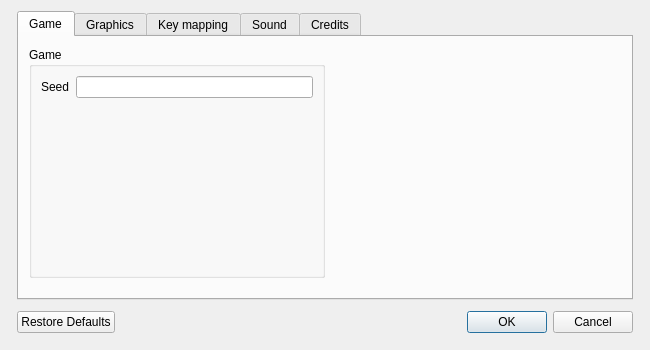
<?xml version="1.0" encoding="UTF-8"?>
<ui version="4.0">
 <class>OptionsDialog</class>
 <widget class="QDialog" name="OptionsDialog">
  <property name="minimumSize">
   <size>
    <width>650</width>
    <height>350</height>
   </size>
  </property>
  <property name="maximumSize">
   <size>
    <width>650</width>
    <height>350</height>
   </size>
  </property>
  <property name="windowTitle">
   <string>Options for The Runic Orbs client</string>
  </property>
  <layout class="QVBoxLayout" name="verticalLayout">
   <property name="leftMargin">
    <number>17</number>
   </property>
   <property name="rightMargin">
    <number>17</number>
   </property>
   <property name="bottomMargin">
    <number>17</number>
   </property>
   <item>
    <widget class="QTabWidget" name="tabOption">
     <property name="currentIndex">
      <number>0</number>
     </property>
     <widget class="QWidget" name="gameTab">
      <attribute name="title">
       <string>Game</string>
      </attribute>
      <widget class="QWidget" name="layoutWidget">
       <property name="geometry">
        <rect>
         <x>10</x>
         <y>10</y>
         <width>591</width>
         <height>231</height>
        </rect>
       </property>
       <layout class="QHBoxLayout" name="horizontalLayout">
        <item>
         <layout class="QVBoxLayout" name="gameVerticalLayout">
          <item>
           <widget class="QGroupBox" name="groupBox">
            <property name="title">
             <string>Game</string>
            </property>
            <layout class="QVBoxLayout" name="verticalLayout_4">
             <item>
              <layout class="QHBoxLayout" name="seedHozizontalLayout">
               <item>
                <widget class="QLabel" name="seedLabel">
                 <property name="text">
                  <string>Seed</string>
                 </property>
                </widget>
               </item>
               <item>
                <widget class="QLineEdit" name="seedLineEdit"/>
               </item>
              </layout>
             </item>
             <item>
              <spacer name="verticalSpacer">
               <property name="orientation">
                <enum>Qt::Vertical</enum>
               </property>
               <property name="sizeHint" stdset="0">
                <size>
                 <width>20</width>
                 <height>40</height>
                </size>
               </property>
              </spacer>
             </item>
            </layout>
           </widget>
          </item>
         </layout>
        </item>
        <item>
         <spacer name="horizontalSpacer_2">
          <property name="orientation">
           <enum>Qt::Horizontal</enum>
          </property>
          <property name="sizeHint" stdset="0">
           <size>
            <width>40</width>
            <height>20</height>
           </size>
          </property>
         </spacer>
        </item>
       </layout>
      </widget>
     </widget>
     <widget class="QWidget" name="graphicTab">
      <attribute name="title">
       <string>Graphics</string>
      </attribute>
      <widget class="QWidget" name="horizontalLayoutWidget">
       <property name="geometry">
        <rect>
         <x>9</x>
         <y>10</y>
         <width>591</width>
         <height>231</height>
        </rect>
       </property>
       <layout class="QHBoxLayout" name="horizontalLayout_2">
        <item>
         <widget class="QGroupBox" name="graphicsGroupBox">
          <property name="title">
           <string>Performance</string>
          </property>
          <layout class="QVBoxLayout" name="verticalLayout_5">
           <item>
            <layout class="QHBoxLayout" name="FPSHorizontalLayout">
             <item>
              <widget class="QLabel" name="FPSLabel">
               <property name="sizePolicy">
                <sizepolicy hsizetype="Expanding" vsizetype="Preferred">
                 <horstretch>0</horstretch>
                 <verstretch>0</verstretch>
                </sizepolicy>
               </property>
               <property name="text">
                <string>Target FPS</string>
               </property>
              </widget>
             </item>
             <item>
              <widget class="QSpinBox" name="FPSSpinBox">
               <property name="sizePolicy">
                <sizepolicy hsizetype="Minimum" vsizetype="Fixed">
                 <horstretch>0</horstretch>
                 <verstretch>0</verstretch>
                </sizepolicy>
               </property>
               <property name="minimum">
                <number>1</number>
               </property>
               <property name="maximum">
                <number>500</number>
               </property>
              </widget>
             </item>
            </layout>
           </item>
           <item>
            <layout class="QHBoxLayout" name="horizontalLayout_3">
             <item>
              <widget class="QLabel" name="label_9">
               <property name="sizePolicy">
                <sizepolicy hsizetype="Expanding" vsizetype="Preferred">
                 <horstretch>0</horstretch>
                 <verstretch>0</verstretch>
                </sizepolicy>
               </property>
               <property name="text">
                <string>View distance</string>
               </property>
              </widget>
             </item>
             <item>
              <widget class="QSpinBox" name="viewDistanceSpinBox"/>
             </item>
            </layout>
           </item>
           <item>
            <layout class="QHBoxLayout" name="horizontalLayout_5">
             <item>
              <widget class="QLabel" name="label_11">
               <property name="sizePolicy">
                <sizepolicy hsizetype="Expanding" vsizetype="Preferred">
                 <horstretch>0</horstretch>
                 <verstretch>0</verstretch>
                </sizepolicy>
               </property>
               <property name="text">
                <string>Smooth shades</string>
               </property>
              </widget>
             </item>
             <item>
              <widget class="QCheckBox" name="smoothShadesCheckBox">
               <property name="layoutDirection">
                <enum>Qt::RightToLeft</enum>
               </property>
              </widget>
             </item>
            </layout>
           </item>
           <item>
            <layout class="QHBoxLayout" name="horizontalLayout_6">
             <item>
              <widget class="QLabel" name="antialiasingLabel">
               <property name="sizePolicy">
                <sizepolicy hsizetype="Expanding" vsizetype="Preferred">
                 <horstretch>0</horstretch>
                 <verstretch>0</verstretch>
                </sizepolicy>
               </property>
               <property name="text">
                <string>Antialiasing</string>
               </property>
              </widget>
             </item>
             <item>
              <widget class="QCheckBox" name="antialiasingCheckBox">
               <property name="layoutDirection">
                <enum>Qt::RightToLeft</enum>
               </property>
              </widget>
             </item>
            </layout>
           </item>
           <item>
            <spacer name="verticalSpacer_2">
             <property name="orientation">
              <enum>Qt::Vertical</enum>
             </property>
             <property name="sizeHint" stdset="0">
              <size>
               <width>20</width>
               <height>40</height>
              </size>
             </property>
            </spacer>
           </item>
          </layout>
         </widget>
        </item>
        <item>
         <widget class="QGroupBox" name="graphicsGroupBox_2">
          <property name="title">
           <string>Texture</string>
          </property>
          <layout class="QVBoxLayout" name="verticalLayout_6">
           <item>
            <layout class="QHBoxLayout" name="FPSHorizontalLayout_2">
             <item>
              <widget class="QLabel" name="FPSLabel_2">
               <property name="sizePolicy">
                <sizepolicy hsizetype="Expanding" vsizetype="Preferred">
                 <horstretch>0</horstretch>
                 <verstretch>0</verstretch>
                </sizepolicy>
               </property>
               <property name="text">
                <string>Texture filtering</string>
               </property>
              </widget>
             </item>
             <item>
              <widget class="QComboBox" name="textureFilteringComboBox">
               <item>
                <property name="text">
                 <string>None</string>
                </property>
               </item>
               <item>
                <property name="text">
                 <string>Mipmaps (recommended)</string>
                </property>
               </item>
               <item>
                <property name="text">
                 <string>Bilinear with mipmaps</string>
                </property>
               </item>
               <item>
                <property name="text">
                 <string>Trilinear with mipmaps</string>
                </property>
               </item>
              </widget>
             </item>
            </layout>
           </item>
           <item>
            <spacer name="verticalSpacer_3">
             <property name="orientation">
              <enum>Qt::Vertical</enum>
             </property>
             <property name="sizeHint" stdset="0">
              <size>
               <width>20</width>
               <height>40</height>
              </size>
             </property>
            </spacer>
           </item>
          </layout>
         </widget>
        </item>
       </layout>
      </widget>
     </widget>
     <widget class="QWidget" name="keyTab">
      <attribute name="title">
       <string>Key mapping</string>
      </attribute>
      <widget class="QWidget" name="horizontalLayoutWidget_2">
       <property name="geometry">
        <rect>
         <x>10</x>
         <y>10</y>
         <width>591</width>
         <height>231</height>
        </rect>
       </property>
       <layout class="QHBoxLayout" name="horizontalLayout_4">
        <item>
         <widget class="QGroupBox" name="movingGroupBox">
          <property name="title">
           <string>Moving</string>
          </property>
          <layout class="QVBoxLayout" name="_2">
           <item>
            <layout class="QGridLayout" name="gridLayout">
             <item row="0" column="0">
              <widget class="QPushButton" name="buttonUp"/>
             </item>
             <item row="0" column="2">
              <widget class="QPushButton" name="buttonLeft"/>
             </item>
             <item row="1" column="0">
              <widget class="QPushButton" name="buttonDown"/>
             </item>
             <item row="1" column="2">
              <widget class="QPushButton" name="buttonRight"/>
             </item>
             <item row="0" column="1">
              <widget class="QLabel" name="label">
               <property name="text">
                <string>Forward</string>
               </property>
              </widget>
             </item>
             <item row="0" column="3">
              <widget class="QLabel" name="label_2">
               <property name="text">
                <string>Left</string>
               </property>
              </widget>
             </item>
             <item row="1" column="1">
              <widget class="QLabel" name="label_3">
               <property name="text">
                <string>Backwards</string>
               </property>
              </widget>
             </item>
             <item row="1" column="3">
              <widget class="QLabel" name="label_4">
               <property name="text">
                <string>Right</string>
               </property>
              </widget>
             </item>
             <item row="2" column="0">
              <widget class="QPushButton" name="buttonJump"/>
             </item>
             <item row="2" column="1">
              <widget class="QLabel" name="label_5">
               <property name="text">
                <string>Jump</string>
               </property>
              </widget>
             </item>
            </layout>
           </item>
          </layout>
         </widget>
        </item>
       </layout>
      </widget>
     </widget>
     <widget class="QWidget" name="soundTab">
      <property name="enabled">
       <bool>false</bool>
      </property>
      <attribute name="title">
       <string>Sound</string>
      </attribute>
      <layout class="QGridLayout" name="gridLayout_2">
       <item row="0" column="0">
        <widget class="QSlider" name="globalSoundSlider">
         <property name="sizePolicy">
          <sizepolicy hsizetype="Expanding" vsizetype="Expanding">
           <horstretch>0</horstretch>
           <verstretch>0</verstretch>
          </sizepolicy>
         </property>
         <property name="orientation">
          <enum>Qt::Vertical</enum>
         </property>
        </widget>
       </item>
       <item row="1" column="0">
        <widget class="QLabel" name="label_6">
         <property name="sizePolicy">
          <sizepolicy hsizetype="Expanding" vsizetype="Preferred">
           <horstretch>0</horstretch>
           <verstretch>0</verstretch>
          </sizepolicy>
         </property>
         <property name="text">
          <string>Global</string>
         </property>
         <property name="alignment">
          <set>Qt::AlignCenter</set>
         </property>
        </widget>
       </item>
       <item row="0" column="1">
        <widget class="QSlider" name="musicSoundSlider">
         <property name="sizePolicy">
          <sizepolicy hsizetype="Expanding" vsizetype="Expanding">
           <horstretch>0</horstretch>
           <verstretch>0</verstretch>
          </sizepolicy>
         </property>
         <property name="orientation">
          <enum>Qt::Vertical</enum>
         </property>
        </widget>
       </item>
       <item row="1" column="1">
        <widget class="QLabel" name="label_7">
         <property name="sizePolicy">
          <sizepolicy hsizetype="Expanding" vsizetype="Preferred">
           <horstretch>0</horstretch>
           <verstretch>0</verstretch>
          </sizepolicy>
         </property>
         <property name="text">
          <string>Music</string>
         </property>
         <property name="alignment">
          <set>Qt::AlignCenter</set>
         </property>
        </widget>
       </item>
       <item row="0" column="2">
        <widget class="QSlider" name="effectsSoundSlider">
         <property name="sizePolicy">
          <sizepolicy hsizetype="Expanding" vsizetype="Expanding">
           <horstretch>0</horstretch>
           <verstretch>0</verstretch>
          </sizepolicy>
         </property>
         <property name="orientation">
          <enum>Qt::Vertical</enum>
         </property>
        </widget>
       </item>
       <item row="1" column="2">
        <widget class="QLabel" name="label_8">
         <property name="sizePolicy">
          <sizepolicy hsizetype="Expanding" vsizetype="Preferred">
           <horstretch>0</horstretch>
           <verstretch>0</verstretch>
          </sizepolicy>
         </property>
         <property name="text">
          <string>Effects</string>
         </property>
         <property name="alignment">
          <set>Qt::AlignCenter</set>
         </property>
        </widget>
       </item>
      </layout>
     </widget>
     <widget class="QWidget" name="creditsTab">
      <attribute name="title">
       <string>Credits</string>
      </attribute>
      <widget class="QWidget" name="verticalLayoutWidget">
       <property name="geometry">
        <rect>
         <x>10</x>
         <y>11</y>
         <width>591</width>
         <height>231</height>
        </rect>
       </property>
       <layout class="QVBoxLayout" name="creditsVerticalLayout">
        <item>
         <widget class="QTextBrowser" name="creditsTextBrowser">
          <property name="html">
           <string notr="true">&lt;!DOCTYPE HTML PUBLIC &quot;-//W3C//DTD HTML 4.0//EN&quot; &quot;http://www.w3.org/TR/REC-html40/strict.dtd&quot;&gt;
&lt;html&gt;&lt;head&gt;&lt;meta name=&quot;qrichtext&quot; content=&quot;1&quot; /&gt;&lt;style type=&quot;text/css&quot;&gt;
p, li { white-space: pre-wrap; }
&lt;/style&gt;&lt;/head&gt;&lt;body style=&quot; font-family:'Ubuntu'; font-size:10pt; font-weight:400; font-style:normal;&quot;&gt;
&lt;p align=&quot;center&quot; style=&quot; margin-top:12px; margin-bottom:12px; margin-left:0px; margin-right:0px; -qt-block-indent:0; text-indent:0px;&quot;&gt;&lt;span style=&quot; font-size:12pt; font-weight:600;&quot;&gt;THE RUNIC ORBS&lt;/span&gt;&lt;br /&gt;&lt;br /&gt;&lt;span style=&quot; font-weight:600;&quot;&gt;Head programmer&lt;/span&gt;&lt;br /&gt;Glyca&lt;br /&gt;&lt;br /&gt;&lt;span style=&quot; font-weight:600;&quot;&gt;Secondary programmer&lt;/span&gt;&lt;br /&gt;Lord_Nazdar&lt;br /&gt;&lt;br /&gt;&lt;span style=&quot; font-weight:600;&quot;&gt;Artwork&lt;/span&gt;&lt;br /&gt;Glyca&lt;br /&gt;&lt;br /&gt;&lt;span style=&quot; font-weight:600;&quot;&gt;Testers&lt;/span&gt;&lt;br /&gt;Glyca&lt;br /&gt;Lord_Nazdar&lt;br /&gt;&lt;br /&gt;&lt;span style=&quot; font-weight:600;&quot;&gt;Help and special thanks&lt;/span&gt;&lt;br /&gt;&lt;br /&gt;no copyright for now.&lt;/p&gt;&lt;/body&gt;&lt;/html&gt;</string>
          </property>
          <property name="openLinks">
           <bool>false</bool>
          </property>
         </widget>
        </item>
        <item>
         <widget class="QLabel" name="websiteLabel">
          <property name="text">
           <string notr="true">&lt;html&gt;&lt;head/&gt;&lt;body&gt;&lt;p&gt;&lt;a href=&quot;http://www.runicorbs.net&quot;&gt;&lt;span style=&quot; text-decoration: underline; color:#0000ff;&quot;&gt;www.runicorbs.net&lt;/span&gt;&lt;/a&gt;&lt;/p&gt;&lt;/body&gt;&lt;/html&gt;</string>
          </property>
          <property name="alignment">
           <set>Qt::AlignCenter</set>
          </property>
          <property name="openExternalLinks">
           <bool>true</bool>
          </property>
         </widget>
        </item>
       </layout>
      </widget>
     </widget>
    </widget>
   </item>
   <item>
    <spacer name="bottomSpacer">
     <property name="orientation">
      <enum>Qt::Vertical</enum>
     </property>
     <property name="sizeType">
      <enum>QSizePolicy::Fixed</enum>
     </property>
     <property name="sizeHint" stdset="0">
      <size>
       <width>20</width>
       <height>5</height>
      </size>
     </property>
    </spacer>
   </item>
   <item>
    <widget class="QDialogButtonBox" name="buttonBox">
     <property name="sizePolicy">
      <sizepolicy hsizetype="Expanding" vsizetype="Fixed">
       <horstretch>0</horstretch>
       <verstretch>0</verstretch>
      </sizepolicy>
     </property>
     <property name="orientation">
      <enum>Qt::Horizontal</enum>
     </property>
     <property name="standardButtons">
      <set>QDialogButtonBox::Cancel|QDialogButtonBox::Ok|QDialogButtonBox::RestoreDefaults</set>
     </property>
    </widget>
   </item>
  </layout>
 </widget>
 <resources/>
 <connections>
  <connection>
   <sender>buttonBox</sender>
   <signal>accepted()</signal>
   <receiver>OptionsDialog</receiver>
   <slot>accept()</slot>
   <hints>
    <hint type="sourcelabel">
     <x>248</x>
     <y>254</y>
    </hint>
    <hint type="destinationlabel">
     <x>157</x>
     <y>274</y>
    </hint>
   </hints>
  </connection>
  <connection>
   <sender>buttonBox</sender>
   <signal>rejected()</signal>
   <receiver>OptionsDialog</receiver>
   <slot>reject()</slot>
   <hints>
    <hint type="sourcelabel">
     <x>316</x>
     <y>260</y>
    </hint>
    <hint type="destinationlabel">
     <x>286</x>
     <y>274</y>
    </hint>
   </hints>
  </connection>
 </connections>
</ui>
